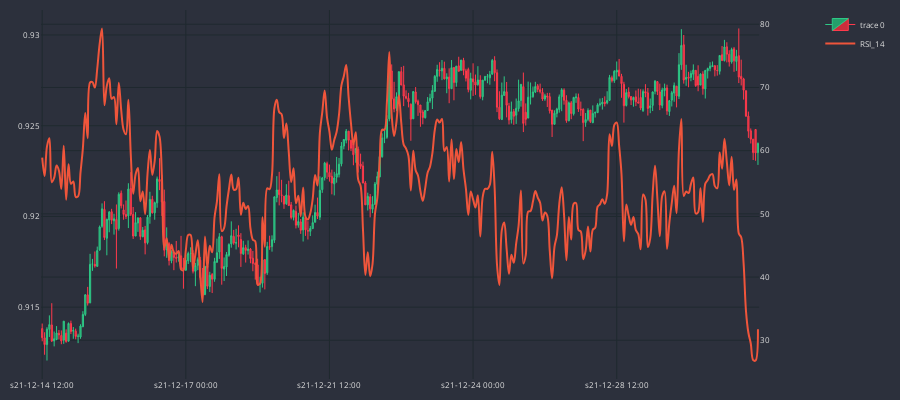

Notebook source saved alongside this figure:
### Code cell
dfp = df_an_4.iloc[-300:]
cp = CandlePlot(dfp, candles=True)
cp.show_plot(line_traces=[], sec_traces=['RSI_14'])

### Figure 1 — Plotly figure (JSON) as saved in the notebook; plotly's stock layout.template omitted (floating-point values rounded to 4 significant figures; data arrays with more than 128 entries replaced by an {"elided": "..."} marker saying what was removed)
{"data": [{"close": {"elided": "300 float values"}, "decreasing": {"fillcolor": "#CC2E3C", "line": {"color": "#FF3A4C"}}, "high": {"elided": "300 float values"}, "increasing": {"fillcolor": "#24A06B", "line": {"color": "#2EC886"}}, "line": {"width": 1}, "low": {"elided": "300 float values"}, "opacity": 1, "open": {"elided": "300 float values"}, "type": "candlestick", "x": {"elided": "300 str values"}}, {"line": {"shape": "spline", "width": 2}, "name": "RSI_14", "type": "scatter", "x": {"elided": "300 str values"}, "xaxis": "x", "y": {"elided": "300 float values"}, "yaxis": "y2"}], "layout": {"font": {"color": "#e1e1e1", "size": 8}, "height": 400, "margin": {"b": 10, "l": 10, "r": 10, "t": 10}, "paper_bgcolor": "#2c303c", "plot_bgcolor": "#2c303c", "width": 900, "xaxis": {"anchor": "y", "domain": [0, 0.94], "gridcolor": "#1f292f", "nticks": 5, "rangeslider": {"visible": false}}, "yaxis": {"anchor": "x", "domain": [0, 1], "gridcolor": "#1f292f"}, "yaxis2": {"anchor": "x", "gridcolor": "#1f292f", "overlaying": "y", "side": "right"}}}
